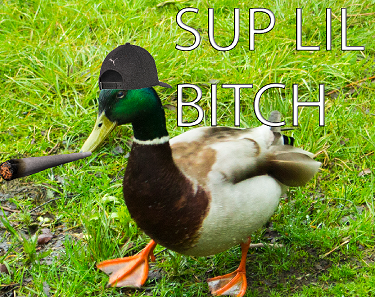
#> input picture Edge Detection/anka.png, 375 x 297 px, found by its file name
$ python translation_7.py
#> lines starting #> are read from the running program, lines starting #| are printed output that depends on the picture
import numpy as np
import argparse
import cv2

#Orginal bild
image = cv2.imread("anka.png")
#> image is the input picture: shape (297, 375, 3); mean B, G, R 52.2, 146.2, 122.1
cv2.imshow("Orginal",image)

#Deklarear en Translation Matrix, M
#Först anger vi X, och antal pixlar, förskjutning, sedan y och förskjutning.
M = np.float32([[1,0,25], [0,1,50]])

#
shifted = cv2.warpAffine(image, M, (image.shape[1], image.shape[0]))
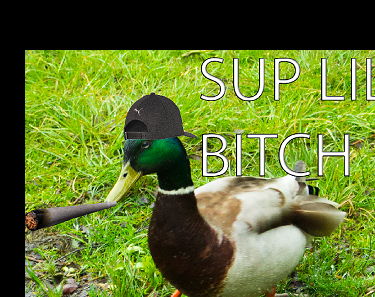
#> shifted: shape (297, 375, 3); mean B, G, R 44, 117.2, 98


cv2.imshow("Shifted down and right",shifted)

image = cv2.imread("anka.png")
M = np.float32([[1,0,-50], [0,1,-90]])
shifted = cv2.warpAffine(image, M, (image.shape[1], image.shape[0]))
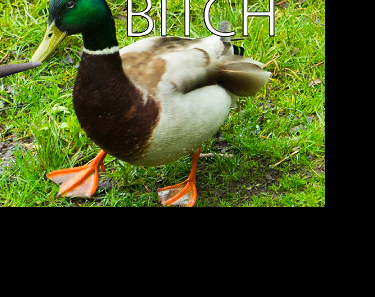
#> shifted: shape (297, 375, 3); mean B, G, R 32.6, 78.5, 67
cv2.imshow("Shifted up and left",shifted)
cv2.waitKey(0)
